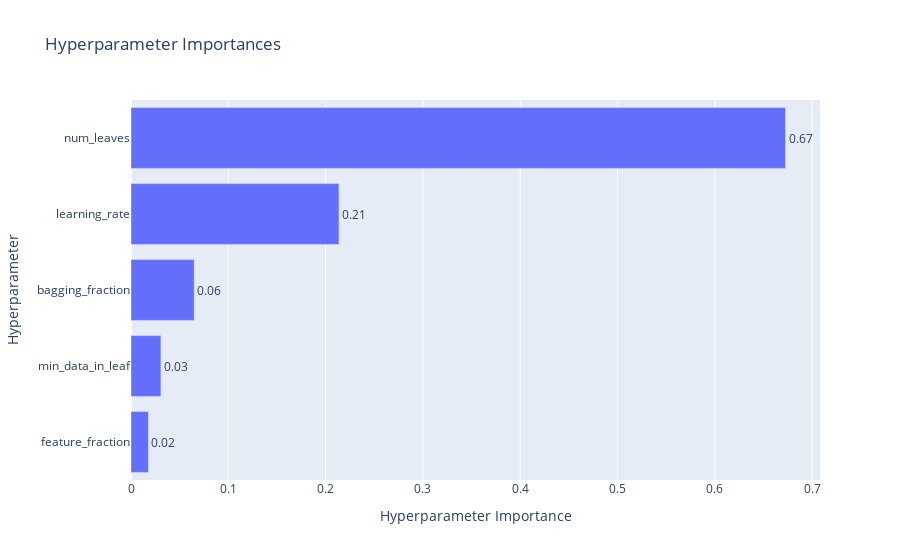

Source (notebook cell):
### Code cell
plot_param_importances(study)

### Figure 1 — Plotly figure (JSON) as saved in the notebook; plotly's stock layout.template omitted (floating-point values rounded to 4 significant figures)
{"data": [{"cliponaxis": false, "hovertemplate": ["feature_fraction (FloatDistribution): 0.01785772927024138<extra></extra>", "min_data_in_leaf (IntDistribution): 0.030746075006603577<extra></extra>", "bagging_fraction (FloatDistribution): 0.06493935405114062<extra></extra>", "learning_rate (FloatDistribution): 0.21374887695643838<extra></extra>", "num_leaves (IntDistribution): 0.672707964715576<extra></extra>"], "name": "Objective Value", "orientation": "h", "text": ["0.02", "0.03", "0.06", "0.21", "0.67"], "textposition": "outside", "type": "bar", "x": [0.01786, 0.03075, 0.06494, 0.2137, 0.6727], "y": ["feature_fraction", "min_data_in_leaf", "bagging_fraction", "learning_rate", "num_leaves"]}], "layout": {"title": {"text": "Hyperparameter Importances"}, "xaxis": {"title": {"text": "Hyperparameter Importance"}}, "yaxis": {"title": {"text": "Hyperparameter"}}}}
